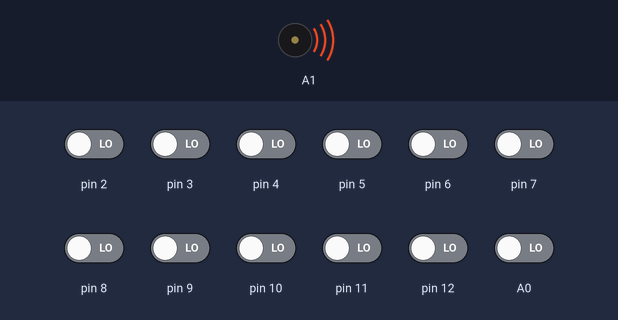
A sketch run on a simulated Arduino Uno, built with avr-gcc and run on an emulated ATmega328P. Shown: buzzer (waves = sounding). Inputs (shaded band) come from the test bench; at power-on: A0, pin 2–12 LOW. What the sketch prints to the serial monitor is not drawn.

Above: at 0.1 s.
Timing chart, 0 to 1.6 s (numbered marks = the images above):
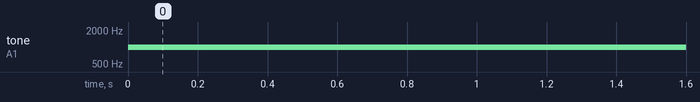

The sketch:

LaserMaze.ino
```cpp
//Made by Justin Nguyen
//For use by Texas Panic Room
//9/21/17

#include <NewTone.h>

//Pinout
const byte photo0 = 2;
const byte photo1 = 3;
const byte photo2 = 4;
const byte photo3 = 5;
const byte photo4 = 6;
const byte photo5 = 7;
const byte photo6 = 8;
const byte photo7 = 9;
const byte photo8 = 10;
const byte photo9 = 11;
const byte photo10 = 12;
const byte photo11 = A0;
const byte buzzer = A1;
const byte stopper = A5;

//Input Values
bool photoV0;
bool photoV1;
bool photoV2;
bool photoV3;
bool photoV4;
bool photoV5;
bool photoV6;
bool photoV7;
bool photoV8;
bool photoV9;
bool photoV10;
bool photoV11;

//State and Input Tracking
byte photos[12];
bool photoVs[12];
int photosLen, photoVsLen;
unsigned long buzzerDuration;
unsigned int frequency;

void setup() {
  Serial.begin(9600);
  Serial.println("Laser Maze");

  photos[0] = photo0;
  photos[1] = photo1;
  photos[2] = photo2;
  photos[3] = photo3;
  photos[4] = photo4;
  photos[5] = photo5;
  photos[6] = photo6;
  photos[7] = photo7;
  photos[8] = photo8;
  photos[9] = photo9;
  photos[10] = photo10;
  photos[11] = photo11;

  photoVs[0] = photoV0;
  photoVs[1] = photoV1;
  photoVs[2] = photoV2;
  photoVs[3] = photoV3;
  photoVs[4] = photoV4;
  photoVs[5] = photoV5;
  photoVs[6] = photoV6;
  photoVs[7] = photoV7;
  photoVs[8] = photoV8;
  photoVs[9] = photoV9;
  photoVs[10] = photoV10;
  photoVs[11] = photoV11;

  photosLen = sizeof(photos)/sizeof(photos[0]);
  photoVsLen = sizeof(photoVs)/sizeof(photoVs[0]);

  buzzerDuration = 2000;
  frequency = 1000;

  for (int a = 0; a < photosLen; a++){
    pinMode(photos[a], INPUT);
  }

}

void loop() {
  for (int i = 0; i < photoVsLen; i++){
      photoVs[i] = digitalRead(photos[i]);
      if (!photoVs[i]){
        Serial.println(i);
        buzz();
      }
    }
}

void buzz() {
   NewTone(buzzer, frequency, buzzerDuration);
}
```

Measured:
- by itself, tone on A1: silent → 1000 Hz at 0.00 s
